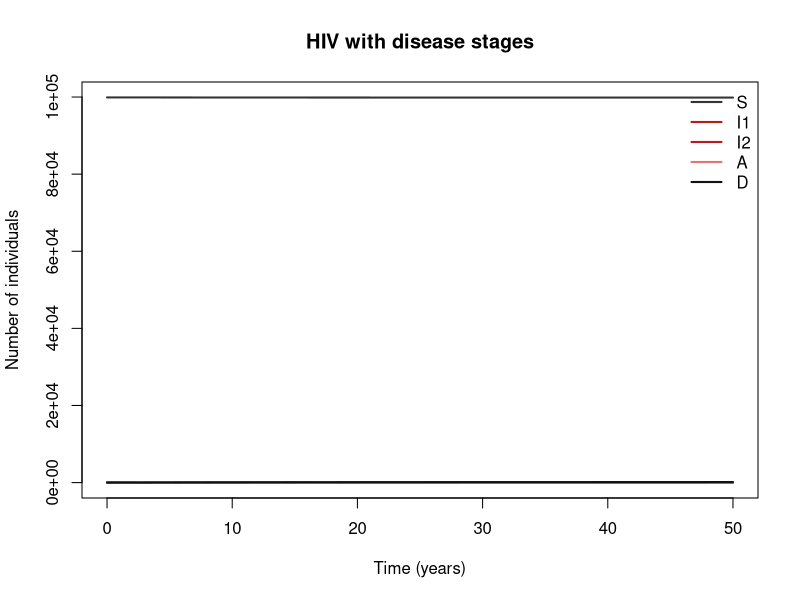
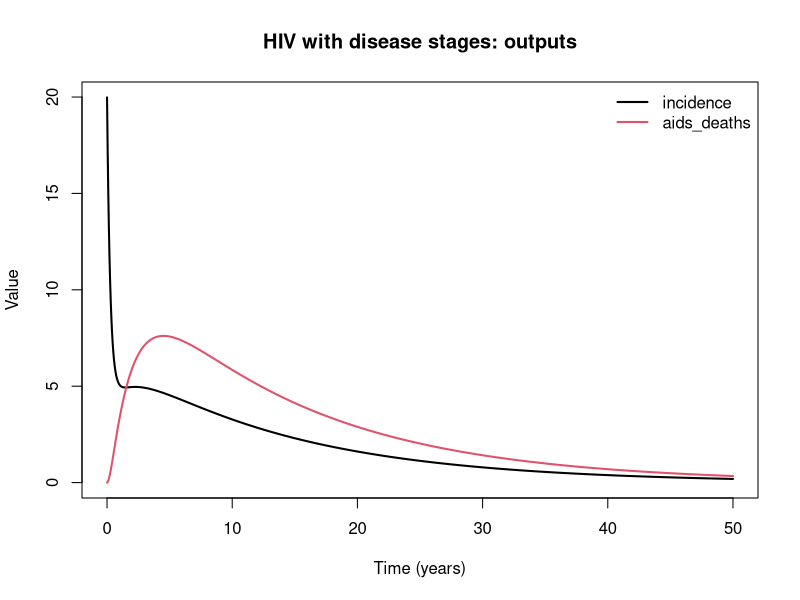

Write R code to recreate these figures, in order.
## HIV with disease stages
## Acute (I1), chronic (I2) and AIDS (A) stages with stage-specific infectiousness; AIDS deaths leave the population.
## Reference: Anderson & May (1991), Infectious Diseases of Humans, ch. 11
##
## Generated from a compartmental model diagram (model format v1).
## Regenerating from the same diagram always gives this exact file.
##
## Compartments: S, I1, I2, A, D
## Flows (time unit: years):
##   (outside) -> S   : mu * N
##   S -> I1          : lam * S
##   I1 -> I2         : k1 * I1
##   I2 -> A          : k2 * I2
##   A -> D           : alpha * A
##   S -> (outside)   : mu * S
##   I1 -> (outside)  : mu * I1
##   I2 -> (outside)  : mu * I2
##   A -> (outside)   : mu * A

library(deSolve)

# ---- Time ------------------------------------------------------------
times <- seq(0, 50, by = 0.05)  # years

# ---- Parameters ------------------------------------------------------
parameters <- c(
  cp = 2,       # partner change rate per year
  b1 = 0.1,     # transmission probability per partnership, acute
  b2 = 0.02,    # transmission probability per partnership, chronic
  b3 = 0.05,    # transmission probability per partnership, AIDS
  k1 = 4,       # rate of leaving acute stage per year (3 months)
  k2 = 1 / 9,   # rate of progression to AIDS per year
  alpha = 0.5,  # AIDS death rate per year
  mu = 1 / 35   # rate of entering/leaving the sexually active population
)

# ---- Initial conditions ----------------------------------------------
state <- c(
  S = 99900,  # Susceptible
  I1 = 100,   # Acute HIV
  I2 = 0,     # Chronic HIV
  A = 0,      # AIDS
  D = 0       # AIDS deaths
)

# ---- Model equations -------------------------------------------------
hiv_stages_model <- function(t, state, parameters) {
  with(as.list(c(state, parameters)), {
    # Total population
    N <- S + I1 + I2 + A

    # Derived quantities
    lam <- cp * (b1 * I1 + b2 * I2 + b3 * A) / N  # force of infection

    # Flows recorded as outputs
    incidence <- lam * S
    aids_deaths <- alpha * A

    # Rates of change
    dS <- mu * N - lam * S - mu * S
    dI1 <- lam * S - k1 * I1 - mu * I1
    dI2 <- k1 * I1 - k2 * I2 - mu * I2
    dA <- k2 * I2 - alpha * A - mu * A
    dD <- alpha * A

    list(c(dS, dI1, dI2, dA, dD), c(incidence = incidence, aids_deaths = aids_deaths))
  })
}

# ---- Solve -----------------------------------------------------------
out <- ode(y = state, times = times, func = hiv_stages_model, parms = parameters)
out <- as.data.frame(out)

# ---- Plot ------------------------------------------------------------
compartment_cols <- c(S = "#333333", I1 = "#B71C1C", I2 = "#B71C1C", A = "#E57373", D = "#111111")
matplot(out$time, out[, names(compartment_cols)], type = "l", lty = 1, lwd = 2,
        col = compartment_cols, xlab = "Time (years)", ylab = "Number of individuals",
        main = "HIV with disease stages")
legend("topright", legend = names(compartment_cols), col = compartment_cols,
       lty = 1, lwd = 2, bty = "n")

output_names <- c("incidence", "aids_deaths")
matplot(out$time, out[, output_names, drop = FALSE], type = "l", lty = 1, lwd = 2,
        col = seq_along(output_names), xlab = "Time (years)", ylab = "Value",
        main = "HIV with disease stages: outputs")
legend("topright", legend = output_names, col = seq_along(output_names),
       lty = 1, lwd = 2, bty = "n")
